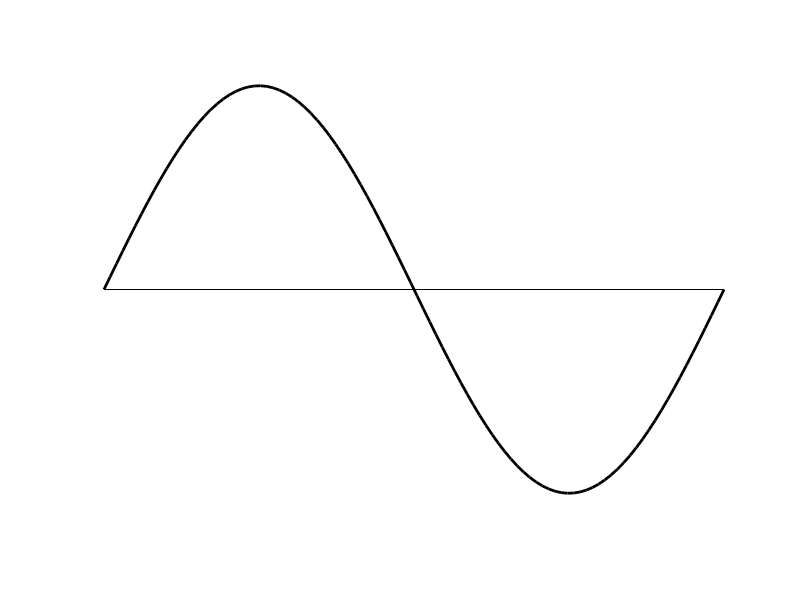

Write the MATLAB code that produced this figure.
% Script File: ShowWindowColor
% How to color the plot and figure windows.

close all
figure

% Plot the sine function...
hold on
x = linspace(0,1);
plot(x,sin(2*pi*x),'k','linewidth',2)
hold on
plot([0  1],[0 0],'k')
axis([0 1,-1.2 1.2])
grid on

% Set the plot window color to be magenta...
set(gca,'color',[1 0 1])
% Set the figure color to be black...
set(gcf,'color',[0 0 0])
% Draw the axis labelings in white...
set(gca,'xcolor',[1 1 1], 'ycolor',[1 1 1],'fontsize',14)